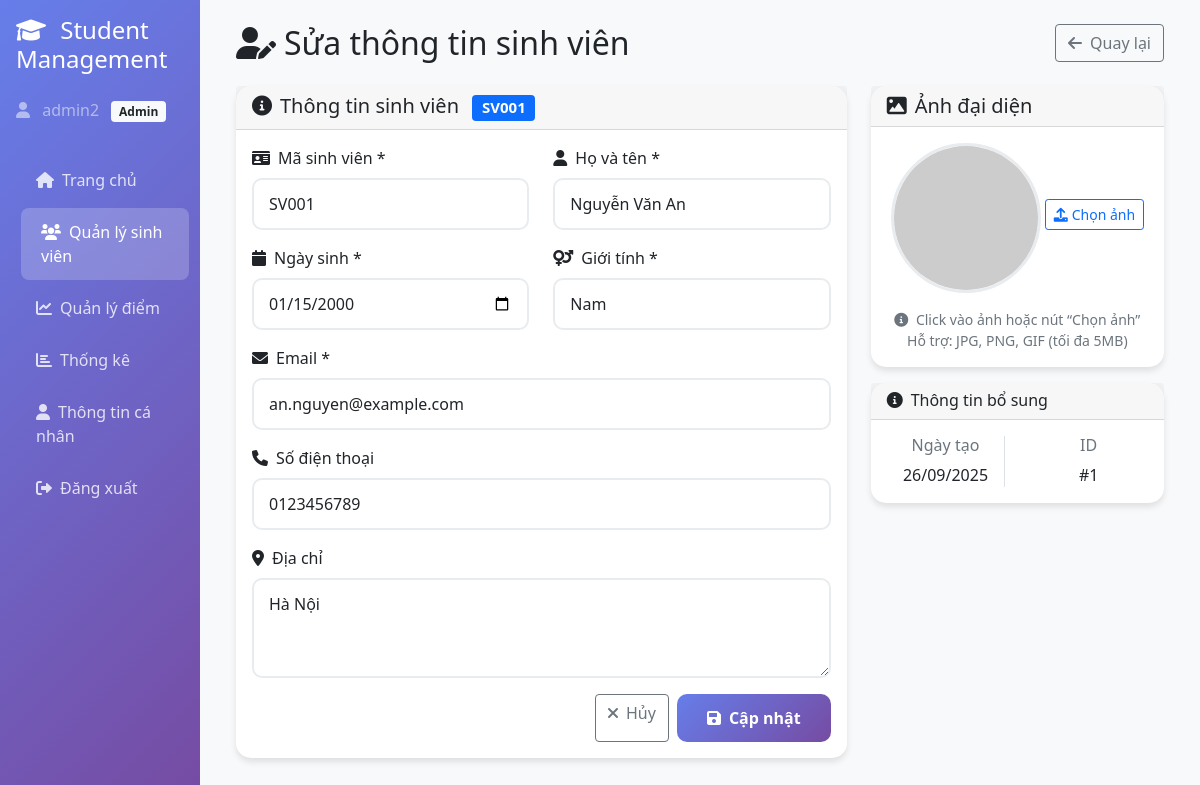
/students/edit.php?id=1 (signed in), run on the app's committed database.
### tables this page shows
CREATE TABLE IF NOT EXISTS `students` (
  `id` int(11) NOT NULL AUTO_INCREMENT,
  `msv` varchar(20) NOT NULL,
  `fullname` varchar(100) NOT NULL,
  `dob` date DEFAULT NULL,
  `gender` enum('male','female','other') DEFAULT NULL,
  `address` varchar(255) DEFAULT NULL,
  `phone` varchar(20) DEFAULT NULL,
  `email` varchar(100) DEFAULT NULL,
  `avatar` varchar(255) DEFAULT NULL,
  `created_at` timestamp NOT NULL DEFAULT current_timestamp(),
  PRIMARY KEY (`id`),
  UNIQUE KEY `msv` (`msv`),
  KEY `idx_students_msv` (`msv`),
  KEY `idx_students_email` (`email`)
);

### studentController.php (called while the page is built, shortened)
<?php
require_once 'config/db.php';
require_once 'utils.php';
class StudentController
{
    private $conn;
    public function __construct()
    {
        $database = new Database();
        $this->conn = $database->getConnection();
    }
    public function getStudentById($id)
    {
        $query = "SELECT * FROM students WHERE id = :id";
        $stmt = $this->conn->prepare($query);
        $stmt->bindParam(':id', $id);
        $stmt->execute();
        return $stmt->fetch(PDO::FETCH_ASSOC);
    }
}

### config/db.php (called while the page is built, shortened)
<?php
class Database {
    private $host = 'localhost';
    private $db_name = 'student_management';
    private $username = 'root';
    private $password = '';
    public function getConnection() {
        $this->conn = null;
        try {
            $host = trim($this->host);
            $db_name = trim($this->db_name);
            $username = trim($this->username);
            $password = trim($this->password);
            $dsn = "mysql:host=" . $host . ";dbname=" . $db_name . ";charset=utf8mb4";
            $this->conn = new PDO($dsn, $username, $password);
            $this->conn->setAttribute(PDO::ATTR_ERRMODE, PDO::ERRMODE_EXCEPTION);
            $this->conn->setAttribute(PDO::ATTR_DEFAULT_FETCH_MODE, PDO::FETCH_ASSOC);
            $this->conn->exec("SET NAMES utf8mb4 COLLATE utf8mb4_unicode_ci");
        } catch(PDOException $exception) {
            $error_msg = "Lỗi kết nối CSDL: " . $exception->getMessage();
            if (strpos($exception->getMessage(), 'Access denied') !== false) {
                $error_msg .= "\n\n⚠️ LƯU Ý: Kiểm tra lại:\n";
                $error_msg .= "- Database name: '" . $this->db_name . "' (có thể có dấu cách thừa)\n";
                $error_msg .= "- Username: '" . $this->username . "'\n";
                $error_msg .= "- Host: '" . $this->host . "'\n";
                $error_msg .= "- Đảm bảo database đã được tạo trên hosting\n";
            }
            echo $error_msg;
        }
        return $this->conn;
    }
}
?>

### utils.php (called while the page is built, shortened)
<?php
function formatDate($date)
{
    return date('d/m/Y', strtotime($date));
}

### students/edit.php (the view, shortened to what this page needs)
<?php
require_once '../utils.php';
require_once '../studentController.php';
$studentController = new StudentController();
$studentId = $_GET['id'] ?? 0;
$student = $studentController->getStudentById($studentId);
?>
<!DOCTYPE html>
<html lang="vi">
<head>
    <link href="https://cdn.jsdelivr.net/npm/bootstrap@5.1.3/dist/css/bootstrap.min.css" rel="stylesheet">
    <link href="https://cdnjs.cloudflare.com/ajax/libs/font-awesome/6.0.0/css/all.min.css" rel="stylesheet">
</head>
<body>
    <div class="container-fluid">
        <div class="row">
            <div class="col-md-3 col-lg-2 sidebar p-0 d-none d-md-block">
                <div class="p-3">
                    <h4 class="text-white mb-4">
                        <i class="fas fa-graduation-cap me-2"></i>
                        Student Management
                    </h4>
                    <div class="text-white-50 mb-3">
                        <i class="fas fa-user me-2"></i>
                        <?php echo htmlspecialchars($_SESSION['username']); ?>
                        <span class="badge bg-light text-dark ms-2"><?php echo ucfirst($_SESSION['role']); ?></span>
                    </div>
                </div>
                <nav class="nav flex-column px-3">
                    <a class="nav-link" href="../index.php">
                        <i class="fas fa-home me-2"></i>Trang chủ
                    </a>
                    <a class="nav-link active" href="list.php">
                        <i class="fas fa-users me-2"></i>Quản lý sinh viên
                    </a>
                    <a class="nav-link" href="../scores/list.php">
                        <i class="fas fa-chart-line me-2"></i>Quản lý điểm
                    </a>
                    <a class="nav-link" href="../charts/statistics.php">
                        <i class="fas fa-chart-bar me-2"></i>Thống kê
                    </a>
                    <a class="nav-link" href="../public/profile.php">
                        <i class="fas fa-user me-2"></i>Thông tin cá nhân
                    </a>
                    <a class="nav-link" href="../public/logout.php">
                        <i class="fas fa-sign-out-alt me-2"></i>Đăng xuất
                    </a>
                </nav>
            </div>
            <div class="col-md-9 col-lg-10 main-content">
                <div class="p-4">
                    <div class="d-flex justify-content-between align-items-center mb-4">
                        <div class="d-flex align-items-center gap-3">
                            <h2 class="mb-0"><i class="fas fa-user-edit me-2"></i>Sửa thông tin sinh viên</h2>
                        </div>
                        <a href="list.php" class="btn btn-outline-secondary">
                            <i class="fas fa-arrow-left me-2"></i>Quay lại
                        </a>
                    </div>
                    <div class="row">
                        <div class="col-lg-8">
                            <div class="card">
                                <div class="card-header">
                                    <h5 class="mb-0">
                                        <i class="fas fa-info-circle me-2"></i>Thông tin sinh viên
                                        <span class="badge bg-primary ms-2"><?php echo htmlspecialchars($student['msv']); ?></span>
                                    </h5>
                                </div>
                                <div class="card-body">
                                    <form method="POST" enctype="multipart/form-data" id="studentForm">
                                        <div class="row">
                                            <div class="col-md-6 mb-3">
                                                <label for="msv" class="form-label">
                                                    <i class="fas fa-id-card me-2"></i>Mã sinh viên *
                                                </label>
                                                <input type="text" class="form-control" id="msv" name="msv"
                                                    value="<?php echo htmlspecialchars($student['msv']); ?>" required>
                                            </div>
                                            <div class="col-md-6 mb-3">
                                                <label for="fullname" class="form-label">
                                                    <i class="fas fa-user me-2"></i>Họ và tên *
                                                </label>
                                                <input type="text" class="form-control" id="fullname" name="fullname"
                                                    value="<?php echo htmlspecialchars($student['fullname']); ?>" required>
                                            </div>
                                        </div>
                                        <div class="row">
                                            <div class="col-md-6 mb-3">
                                                <label for="dob" class="form-label">
                                                    <i class="fas fa-calendar me-2"></i>Ngày sinh *
                                                </label>
                                                <input type="date" class="form-control" id="dob" name="dob"
                                                    value="<?php echo $student['dob']; ?>" required>
                                            </div>
                                            <div class="col-md-6 mb-3">
                                                <label for="gender" class="form-label">
                                                    <i class="fas fa-venus-mars me-2"></i>Giới tính *
                                                </label>
                                                <select class="form-control" id="gender" name="gender" required>
                                                    <option value="male" <?php echo ($student['gender'] == 'male') ? 'selected' : ''; ?>>Nam</option>
                                                </select>
                                            </div>
                                        </div>
                                        <div class="mb-3">
                                            <label for="email" class="form-label">
                                                <i class="fas fa-envelope me-2"></i>Email *
                                            </label>
                                            <input type="email" class="form-control" id="email" name="email"
                                                value="<?php echo htmlspecialchars($student['email']); ?>" required>
                                        </div>
                                        <div class="mb-3">
                                            <label for="phone" class="form-label">
                                                <i class="fas fa-phone me-2"></i>Số điện thoại
                                            </label>
                                            <input type="tel" class="form-control" id="phone" name="phone"
                                                value="<?php echo htmlspecialchars($student['phone']); ?>">
                                        </div>
                                        <div class="mb-3">
                                            <label for="address" class="form-label">
                                                <i class="fas fa-map-marker-alt me-2"></i>Địa chỉ
                                            </label>
                                            <textarea class="form-control" id="address" name="address" rows="3"><?php echo htmlspecialchars($student['address']); ?></textarea>
                                        </div>
                                        <div class="d-flex justify-content-end gap-2">
                                            <a href="list.php" class="btn btn-outline-secondary">
                                                <i class="fas fa-times me-2"></i>Hủy
                                            </a>
                                            <button type="submit" class="btn btn-primary">
                                                <i class="fas fa-save me-2"></i>Cập nhật
                                            </button>
                                        </div>
                                    </form>
                                </div>
                            </div>
                        </div>
                        <div class="col-lg-4">
                            <div class="card">
                                <div class="card-header">
                                    <h5 class="mb-0"><i class="fas fa-image me-2"></i>Ảnh đại diện</h5>
                                </div>
                                <div class="card-body text-center">
                                    <div class="avatar-upload mb-3">
                                        <img id="avatarPreview"
                                            src="<?php echo $student['avatar'] ? '../uploads/avatars/' . htmlspecialchars($student['avatar']) : 'https://via.placeholder.com/150x150?text=No+Image'; ?>"
                                            class="avatar-preview" alt="Avatar Preview" onclick="selectAvatar()">
                                    </div>
                                    <button type="button" class="btn btn-outline-primary btn-sm mb-2" onclick="selectAvatar()">
                                        <i class="fas fa-upload me-1"></i>Chọn ảnh
                                    </button>
                                    <p class="text-muted small mb-0">
                                        <i class="fas fa-info-circle me-1"></i>
                                        Click vào ảnh hoặc nút “Chọn ảnh”<br>
                                        Hỗ trợ: JPG, PNG, GIF (tối đa 5MB)
                                    </p>
                                </div>
                            </div>
                            <div class="card mt-3">
                                <div class="card-header">
                                    <h6 class="mb-0"><i class="fas fa-info-circle me-2"></i>Thông tin bổ sung</h6>
                                </div>
                                <div class="card-body">
                                    <div class="row text-center">
                                        <div class="col-6">
                                            <div class="border-end">
                                                <h6 class="text-muted">Ngày tạo</h6>
                                                <p class="mb-0"><?php echo formatDate($student['created_at']); ?></p>
                                            </div>
                                        </div>
                                        <div class="col-6">
                                            <h6 class="text-muted">ID</h6>
                                            <p class="mb-0">#<?php echo $student['id']; ?></p>
                                        </div>
                                    </div>
                                </div>
                            </div>
                        </div>
                    </div>
                </div>
            </div>
        </div>
    </div>
</body>
</html>

### students/edit.php (style rules this page uses)
.sidebar, .offcanvas-sidebar { min-height: 100vh; background: linear-gradient(135deg, #667eea 0%, #764ba2 100%); }
.sidebar .nav-link, .offcanvas-sidebar .nav-link { color: rgba(255, 255, 255, 0.8); padding: 12px 20px; border-radius: 8px; margin: 2px 0; transition: all 0.3s; }
.sidebar .nav-link:hover, .sidebar .nav-link.active, .offcanvas-sidebar .nav-link:hover, .offcanvas-sidebar .nav-link.active { color: white; background: rgba(255, 255, 255, 0.2); transform: translateX(5px); }
.main-content { background-color: #f8f9fa; min-height: 100vh; }
.card { border: none; border-radius: 15px; box-shadow: 0 4px 6px rgba(0, 0, 0, 0.1); }
.form-control { border-radius: 10px; border: 2px solid #e9ecef; padding: 12px 15px; transition: all 0.3s; }
.btn-primary { background: linear-gradient(135deg, #667eea 0%, #764ba2 100%); border: none; border-radius: 10px; padding: 12px 30px; font-weight: 600; transition: transform 0.3s; }
.avatar-preview { width: 150px; height: 150px; border-radius: 50%; object-fit: cover; border: 3px solid #e9ecef; }
.avatar-upload { position: relative; display: inline-block; }

### data on the page
students: msv "SV001", fullname "Nguyễn Văn An", dob "01/15/2000", gender "Nam", email "an.nguyen@example.com", phone "0123456789", address "Hà Nội", created_at "26/09/2025", id "1"

### other printed values
$_SESSION['username'] "admin2"
$_SESSION['role'] "Admin"
